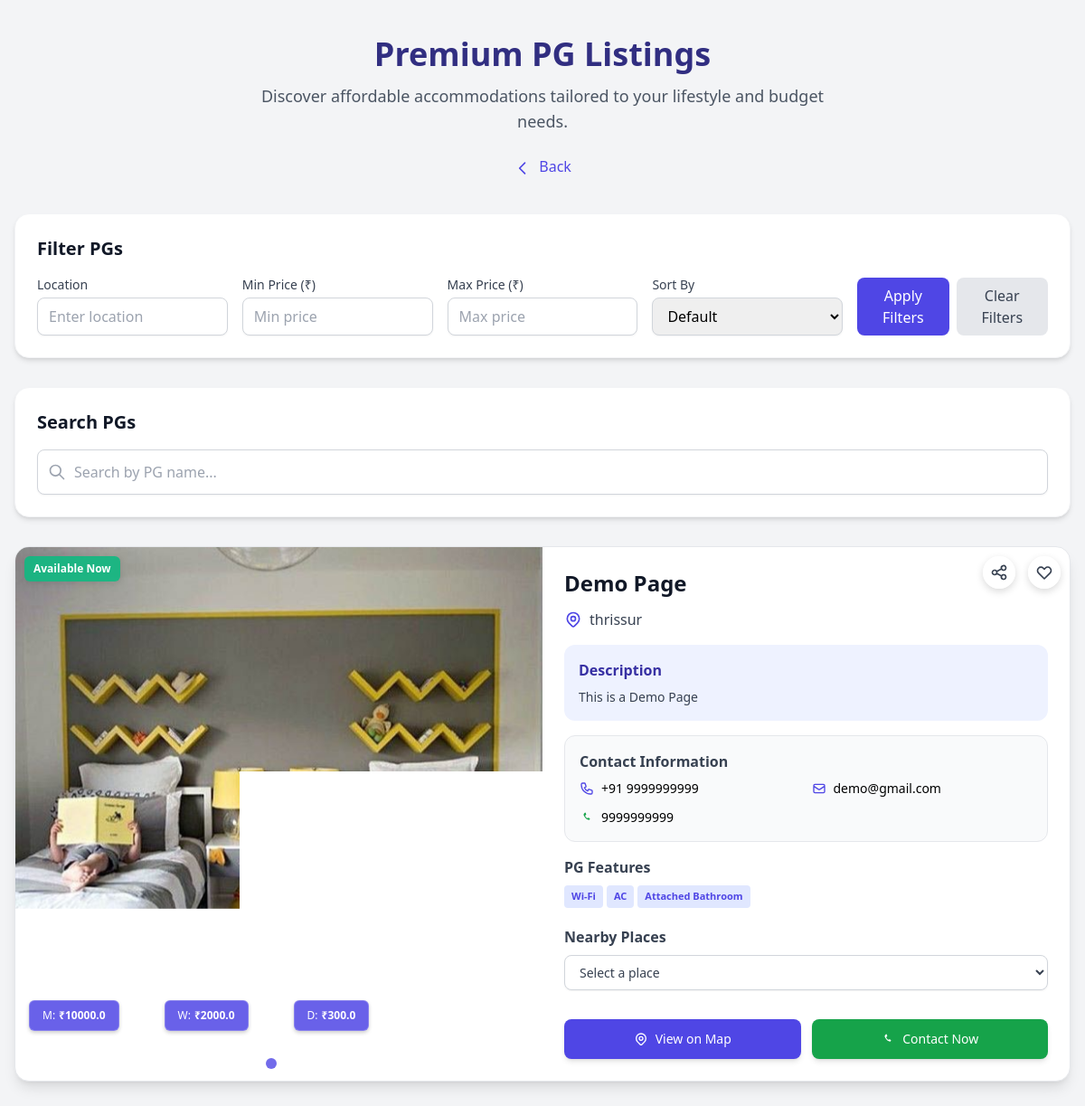
The app's page /pg/ with its own data.
### nestf/models.py (models this page shows, shortened)
class Product(models.Model):
    PRODUCT_CHOICES = [
        ('hostels', 'HOSTELS'),
        ('rooms', 'ROOMS'),
        ('pg', 'PG'),
    ]
    product = models.CharField(max_length=20, choices=PRODUCT_CHOICES)
    name = models.CharField(max_length=200)
    price = models.FloatField()
    weekly_price = models.FloatField(null=True, blank=True)
    daily_price = models.FloatField(null=True, blank=True)
    location = models.CharField(max_length=100)
    description = models.TextField()
    contact_details = models.TextField(blank=True, null=True)
    phone_number = models.CharField(max_length=15, blank=True, null=True)
    email = models.EmailField(blank=True, null=True)
    whatsapp_number = models.CharField(max_length=15, blank=True, null=True)
    availability = models.BooleanField(default=True)
    owner = models.ForeignKey('Reg_form', on_delete=models.CASCADE, related_name="products", null=True, blank=True)
    features = models.ManyToManyField(Feature, blank=True)

class ProductImage(models.Model):
    product = models.ForeignKey('Product', on_delete=models.CASCADE, related_name='images')
    image = models.ImageField(upload_to='product_images/')

class Feature(models.Model):
    name = models.CharField(max_length=50, unique=True)
    description = models.TextField(blank=True, null=True)

### nestf/views.py (the view, shortened to what this page needs)
# urls.py: path('pg/', views.pg_list_view, name='pg'),
def pg_list_view(request):
    pg_list = models.Product.objects.filter(product='pg').prefetch_related('images', 'nearest_places', 'features')
    if not request.session.session_key:
        request.session.create()
    session_key = request.session.session_key
    email = request.session.get('email')
    user = None
    if email:
        try:
            user = models.Reg_form.objects.get(email=email)
            session_key = None  # Use user instead of session_key for authenticated users
        except models.Reg_form.DoesNotExist:
            user = None
    wishlist_items = models.AnonymousWishlist.objects.filter(
        Q(user=user) | Q(session_key=session_key if not user else None)
    )
    wishlist = [item.product.id for item in wishlist_items]
    location = request.GET.get('location', '').strip()
    min_price = request.GET.get('min_price')
    max_price = request.GET.get('max_price')
    sort_by = request.GET.get('sort_by', '')
    print(f"Received parameters - Location: {location}, Min Price: {min_price}, Max Price: {max_price}, Sort By: {sort_by}")
    if location:
        pg_list = pg_list.filter(location__icontains=location)
    if min_price:
        try:
            min_price = float(min_price)
            pg_list = pg_list.filter(price__gte=min_price)
        except (ValueError, TypeError):
            pass  # Ignore invalid min_price
    if max_price:
        try:
            max_price = float(max_price)
            pg_list = pg_list.filter(price__lte=max_price)
        except (ValueError, TypeError):
            pass  # Ignore invalid max_price
    print("Sorted PGs:", list(pg_list.values('id', 'name', 'price', 'weekly_price', 'daily_price')))
    return render(request, 'PG.html', {'pg_list': pg_list, 'wishlist': wishlist})

### nestf/templates/PG.html (shortened to what this page needs)
{% load static %}
<!DOCTYPE html>
<html lang="en">
<head>
    <script src="https://cdn.tailwindcss.com"></script>
    <link rel="stylesheet" href="https://unpkg.com/swiper/swiper-bundle.min.css" />
</head>
<body class="bg-gray-100 font-sans antialiased">
    <div class="container mx-auto px-4 py-10 max-w-7xl">
        <header class="mb-10 text-center">
            <h1 class="text-4xl font-extrabold text-indigo-900 mb-3">Premium PG Listings</h1>
            <p class="text-lg text-gray-600 max-w-2xl mx-auto mb-6">Discover affordable accommodations tailored to your lifestyle and budget needs.</p>
            <a href="{% url 'userhome' %}" class="inline-block text-indigo-600 hover:text-indigo-800 font-medium hover:underline transition-colors">
                <svg xmlns="http://www.w3.org/2000/svg" class="h-5 w-5 inline-block mr-1" fill="none" viewBox="0 0 24 24" stroke="currentColor">
                    <path stroke-linecap="round" stroke-linejoin="round" stroke-width="2" d="M15 19l-7-7 7-7" />
                </svg>
                Back
            </a>
        </header>
        <div class="bg-white p-6 rounded-2xl shadow-md mb-8 border border-gray-100">
            <h2 class="text-xl font-semibold text-gray-900 mb-4">Filter PGs</h2>
            <form id="filter-form" class="grid grid-cols-1 sm:grid-cols-2 md:grid-cols-5 gap-4">
                <div>
                    <label for="location" class="block text-sm font-medium text-gray-700 mb-1">Location</label>
                    <input type="text" name="location" id="location" placeholder="Enter location" value="{{ request.GET.location }}" class="w-full px-3 py-2 border border-gray-300 rounded-lg shadow-sm focus:outline-none focus:ring-2 focus:ring-indigo-500 focus:border-indigo-500 transition-colors" />
                </div>
                <div>
                    <label for="min_price" class="block text-sm font-medium text-gray-700 mb-1">Min Price (₹)</label>
                    <input type="number" name="min_price" id="min_price" placeholder="Min price" min="0" value="{{ request.GET.min_price }}" class="w-full px-3 py-2 border border-gray-300 rounded-lg shadow-sm focus:outline-none focus:ring-2 focus:ring-indigo-500 focus:border-indigo-500 transition-colors" />
                </div>
                <div>
                    <label for="max_price" class="block text-sm font-medium text-gray-700 mb-1">Max Price (₹)</label>
                    <input type="number" name="max_price" id="max_price" placeholder="Max price" min="0" value="{{ request.GET.max_price }}" class="w-full px-3 py-2 border border-gray-300 rounded-lg shadow-sm focus:outline-none focus:ring-2 focus:ring-indigo-500 focus:border-indigo-500 transition-colors" />
                </div>
                <div>
                    <label for="sort_by" class="block text-sm font-medium text-gray-700 mb-1">Sort By</label>
                    <select name="sort_by" id="sort_by" class="w-full px-3 py-2 border border-gray-300 rounded-lg shadow-sm focus:outline-none focus:ring-2 focus:ring-indigo-500 focus:border-indigo-500 transition-colors">
                        <option value="" {% if not request.GET.sort_by %}selected{% endif %}>Default</option>
                    </select>
                </div>
                <div class="flex items-end gap-2">
                    <button type="submit" class="w-full bg-indigo-600 text-white px-4 py-2 rounded-lg hover:bg-indigo-700 focus:outline-none focus:ring-2 focus:ring-indigo-500 focus:ring-offset-2 transition-colors duration-200">Apply Filters</button>
                    <button type="button" id="clear-filters" class="w-full text-center bg-gray-200 text-gray-700 px-4 py-2 rounded-lg hover:bg-gray-300 focus:outline-none focus:ring-2 focus:ring-gray-500 focus:ring-offset-2 transition-colors duration-200">Clear Filters</button>
                </div>
            </form>
        </div>
        <div class="bg-white p-6 rounded-2xl shadow-md mb-8 border border-gray-100">
            <h2 class="text-xl font-semibold text-gray-900 mb-4">Search PGs</h2>
            <div class="relative">
                <input type="text" id="search-box" placeholder="Search by PG name..." class="w-full px-4 py-3 pl-10 border border-gray-300 rounded-lg shadow-sm focus:outline-none focus:ring-2 focus:ring-indigo-500 focus:border-indigo-500 transition-colors text-gray-700" />
                <svg class="absolute left-3 top-1/2 transform -translate-y-1/2 h-5 w-5 text-gray-400" fill="none" stroke="currentColor" viewBox="0 0 24 24" xmlns="http://www.w3.org/2000/svg">
                    <path stroke-linecap="round" stroke-linejoin="round" stroke-width="2" d="M21 21l-6-6m2-5a7 7 0 11-14 0 7 7 0 0114 0z" />
                </svg>
            </div>
        </div>
        <div class="grid grid-cols-1 gap-8" id="pg-listings">
            {% if pg_list %}
            {% for pg in pg_list %}
            <div class="bg-white border border-gray-200 rounded-2xl shadow-lg overflow-hidden transition-all duration-300 hover:shadow-xl relative pg-item" data-name="{{ pg.name|lower }}">
                <div class="availability-badge {% if pg.availability %}available{% else %}not-available{% endif %}">
                    {% if pg.availability %}Available Now{% else %}Not Available{% endif %}
                </div>
                <div class="wishlist-btn {% if pg.id in wishlist %}active{% endif %}" data-pg-id="{{ pg.id }}" onclick="togglePGWishlist(this)">
                    <svg class="h-5 w-5 text-gray-700" fill="{% if pg.id in wishlist %}#ef4444{% else %}none{% endif %}" stroke="{% if pg.id in wishlist %}none{% else %}currentColor{% endif %}" viewBox="0 0 24 24" xmlns="http://www.w3.org/2000/svg">
                        <path stroke-linecap="round" stroke-linejoin="round" stroke-width="2" d="M4.318 6.318a4.5 4.5 0 000 6.364L12 20.364l7.682-7.682a4.5 4.5 0 00-6.364-6.364L12 7.636l-1.318-1.318a4.5 4.5 0 00-6.364 0z"/>
                    </svg>
                </div>
                <div class="share-btn" onclick="shareOnWhatsApp('{{ pg.name }}', '{{ pg.location }}', {{ pg.price }})">
                </div>
                <div class="flex flex-col md:flex-row">
                    <div class="md:w-1/2 relative">
                        <div class="swiper-container w-full">
                            <div class="swiper-wrapper">
                                {% for image in pg.images.all %}
                                <div class="swiper-slide"><img src="{{ image.image.url }}" alt="{{ pg.name }}" class="transition-transform duration-500 hover:scale-105"/></div>
                                {% empty %}
                                <div class="swiper-slide bg-gray-100 flex items-center justify-center"><p class="text-center text-gray-500 py-16">No images available</p></div>
                                {% endfor %}
                            </div>
                        </div>
                        <div class="price-tags-container">
                            <div class="price-tag"><span class="font-normal mr-1">M:</span>₹{{ pg.price }}</div>
                            {% if pg.weekly_price %}<div class="price-tag"><span class="font-normal mr-1">W:</span>₹{{ pg.weekly_price }}</div>{% endif %}
                            {% if pg.daily_price %}<div class="price-tag"><span class="font-normal mr-1">D:</span>₹{{ pg.daily_price }}</div>{% endif %}
                        </div>
                    </div>
                    <div class="md:w-1/2 p-6 flex flex-col justify-between">
                        <div>
                            <div class="flex justify-between items-start mb-3"><h2 class="text-2xl font-bold text-gray-900">{{ pg.name }}</h2></div>
                            <div class="flex items-center mb-4">
                                <p class="ml-2 text-gray-700 font-medium">{{ pg.location }}</p>
                            </div>
                            <div class="bg-indigo-50 p-4 rounded-xl mb-4">
                                <h3 class="text-base font-semibold text-indigo-800 mb-2">Description</h3>
                                <p class="text-gray-700 text-sm">{{ pg.description }}</p>
                            </div>
                            <div class="bg-gray-50 p-4 rounded-xl border border-gray-200 mb-4">
                                <h3 class="text-base font-semibold text-gray-700 mb-2">Contact Information</h3>
                                <div class="grid grid-cols-2 gap-3 text-sm">
                                    {% if pg.phone_number %}
                                    <div class="flex items-center">
                                        <span class="ml-2">{{ pg.phone_number }}</span>
                                    </div>
                                    {% endif %}
                                    {% if pg.email %}
                                    <div class="flex items-center">
                                        <svg xmlns="http://www.w3.org/2000/svg" class="h-4 w-4 text-indigo-600" fill="none" viewBox="0 0 24 24" stroke="currentColor">
                                            <path stroke-linecap="round" stroke-linejoin="round" stroke-width="2" d="M3 8l7.89 5.26a2 2 0 002.22 0L21 8M5 19h14a2 2 0 002-2V7a2 2 0 00-2-2H5a2 2 0 00-2 2v10a2 2 0 002 2z"/>
                                        </svg>
                                        <span class="ml-2 truncate">{{ pg.email }}</span>
                                    </div>
                                    {% endif %}
                                    {% if pg.whatsapp_number %}
                                    <div class="flex items-center">
                                        <span class="ml-2">{{ pg.whatsapp_number }}</span>
                                    </div>
                                    {% endif %}
                                </div>
                            </div>
                            <div class="mb-4">
                                <h3 class="text-base font-semibold text-gray-700 mb-2">PG Features</h3>
                                <div class="flex flex-wrap">
                                    {% for feature in pg.features.all %}
                                    <span class="feature-badge">{{ feature.name }}</span>
                                    {% empty %}
                                    <span class="feature-badge bg-gray-100 text-gray-500 italic">No features listed</span>
                                    {% endfor %}
                                </div>
                            </div>
                            <div class="mb-4">
                                <h3 class="text-base font-semibold text-gray-700 mb-2">Nearby Places</h3>
                                <select class="nearby-select w-full px-3 py-2 border border-gray-300 rounded-lg shadow-sm focus:outline-none focus:ring-2 focus:ring-indigo-500 focus:border-indigo-500 text-gray-700 bg-white hover:bg-gray-50 transition-colors duration-150 text-sm" data-pg-id="{{ pg.id }}">
                                    <option value="" selected>Select a place</option>
                                </select>
                            </div>
                        </div>
                        <div class="mt-4 flex space-x-3">
                            <a href="https://www.google.com/maps/search/?api=1&query={{ pg.location|urlencode }}" target="_blank" class="flex-1 text-center bg-indigo-600 text-white py-3 rounded-lg hover:bg-indigo-700 transition-colors flex items-center justify-center space-x-2 text-sm font-medium shadow-md">
                                <span>View on Map</span>
                            </a>
                            <a href="https://wa.me/{{ pg.whatsapp_number }}?text=Hello,%20I'm%20interested%20in%20your%20PG:%20{{ pg.name|urlencode }}.%20Can%20you%20provide%20more%20details?" class="flex-1 text-center bg-green-600 text-white py-3 rounded-lg hover:bg-green-700 transition-colors flex items-center justify-center space-x-2 text-sm font-medium shadow-md">
                                <span>Contact Now</span>
                            </a>
                        </div>
                    </div>
                </div>
            {% endfor %}
            {% endif %}
        </div>
    </div>
</body>
</html>

### records on screen
Product: availability "Available Now", price "10000.0", weekly_price "2000.0", daily_price "300.0", name "Demo Page", location "thrissur", description "This is a Demo Page", phone_number "+91 9999999999", email "demo@gmail.com", whatsapp_number "9999999999"
ProductImage: image (picture)
Feature: name "Wi-Fi"
Feature: name "AC"
Feature: name "Attached Bathroom"
